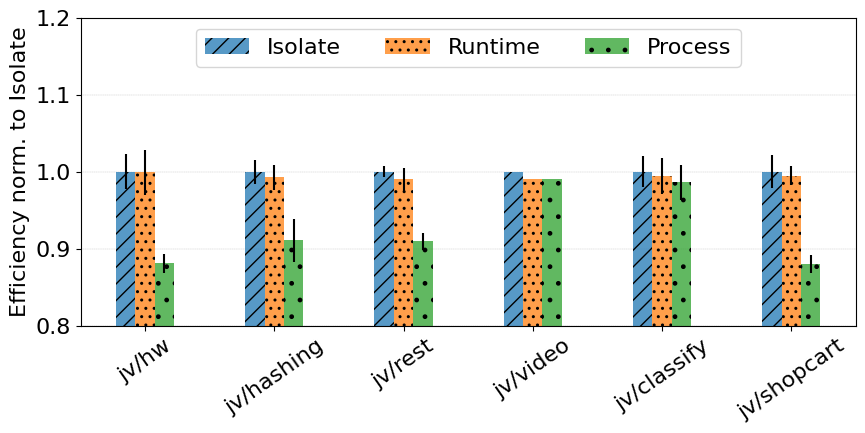

Source code (Python):
#!/usr/bin/python

import results
import matplotlib.pyplot as plt
import numpy as np

benchmark_labels = [
    "jv/hw",
    "jv/hashing",
    "jv/rest",
    "jv/video",
    "jv/classify",
    "jv/shopcart",
]

isolate_benchmark_path = [
    "java/gv-hello-world-niuk-isolate-benchmark-1-1-2048",
    "java/gv-file-hashing-niuk-isolate-benchmark-1-1-2048",
    "java/gv-httprequest-niuk-isolate-benchmark-1-1-2048",
    "java/gv-video-processing-niuk-isolate-benchmark-1-1-2048",
    "java/gv-classify-niuk-isolate-benchmark-1-1-2048",
    "java/gv-shopcart-niuk-isolate-benchmark-1-1-2048",
]

runtime_benchmark_path = [
    "java/gv-hello-world-niuk-runtime-benchmark-1-1-2048",
    "java/gv-file-hashing-niuk-runtime-benchmark-1-1-2048",
    "java/gv-httprequest-niuk-runtime-benchmark-1-1-2048",
    "java/gv-video-processing-niuk-runtime-benchmark-1-1-2048",
    "java/gv-classify-niuk-runtime-benchmark-1-1-2048",
    "java/gv-shopcart-niuk-runtime-benchmark-1-1-2048",
]

process_benchmark_path = [
    "java/gv-hello-world-niuk-process-benchmark-1-1-2048",
    "java/gv-file-hashing-niuk-process-benchmark-1-1-2048",
    "java/gv-httprequest-niuk-process-benchmark-1-1-2048",
    "java/gv-video-processing-niuk-process-benchmark-1-1-2048",
    "java/gv-classify-niuk-process-benchmark-1-1-2048",
    "java/gv-shopcart-niuk-process-benchmark-1-1-2048",
]

# Efficiency in ops/s/gb.
isolate_eff_avg = {}
isolate_eff_std = {}
runtime_eff_avg = {}
runtime_eff_std = {}
process_eff_avg = {}
process_eff_std = {}

for path in isolate_benchmark_path:
    isolate_eff_avg[path] = results.process_result(path)["eff_avg"]
    isolate_eff_std[path] = results.process_result(path)["eff_std"]
for path in runtime_benchmark_path:
    runtime_eff_avg[path] = results.process_result(path)["eff_avg"]
    runtime_eff_std[path] = results.process_result(path)["eff_std"]
for path in process_benchmark_path:
    process_eff_avg[path] = results.process_result(path)["eff_avg"]
    process_eff_std[path] = results.process_result(path)["eff_std"]

# Normalization to isolate.
for path in process_benchmark_path:
    process_eff_avg[path] = process_eff_avg[path] / isolate_eff_avg[path.replace("-process-", "-isolate-")]
    process_eff_std[path] = process_eff_std[path] / isolate_eff_avg[path.replace("-process-", "-isolate-")]
for path in runtime_benchmark_path:
    runtime_eff_avg[path] = runtime_eff_avg[path] / isolate_eff_avg[path.replace("-runtime-", "-isolate-")]
    runtime_eff_std[path] = runtime_eff_std[path] / isolate_eff_avg[path.replace("-runtime-", "-isolate-")]
for path in isolate_benchmark_path:
    isolate_eff_std[path] = isolate_eff_std[path] / isolate_eff_avg[path]
    isolate_eff_avg[path] = 1

x = np.arange(len(benchmark_labels))
width = 0.15

plt.rcParams.update({'font.size': 16})

fig, ax = plt.subplots()
ax.bar(x - width, isolate_eff_avg.values(), yerr=isolate_eff_std.values(), width=width, hatch='//', label='Isolate', alpha=0.75)
ax.bar(x        , runtime_eff_avg.values(), yerr=runtime_eff_std.values(), width=width, hatch='..', label='Runtime', alpha=0.75)
ax.bar(x + width, process_eff_avg.values(), yerr=process_eff_std.values(), width=width, hatch='.', label='Process', alpha=0.75)

ax.set_ylim([.8, 1.2])
ax.set_ylabel('Efficiency norm. to Isolate')
ax.set_xticks(x, benchmark_labels)
ax.set_axisbelow(True)
plt.grid(axis = 'y', linestyle = '--', linewidth = 0.25)
plt.xticks(rotation = 35)
fig.set_figwidth(10)
fig.set_figheight(4)

ax.legend(ncol=3, loc='upper center')
plt.savefig("sandboxes-efficiency-norm.pdf", bbox_inches='tight')
plt.savefig("sandboxes-efficiency-norm.png", bbox_inches='tight')
plt.show()
